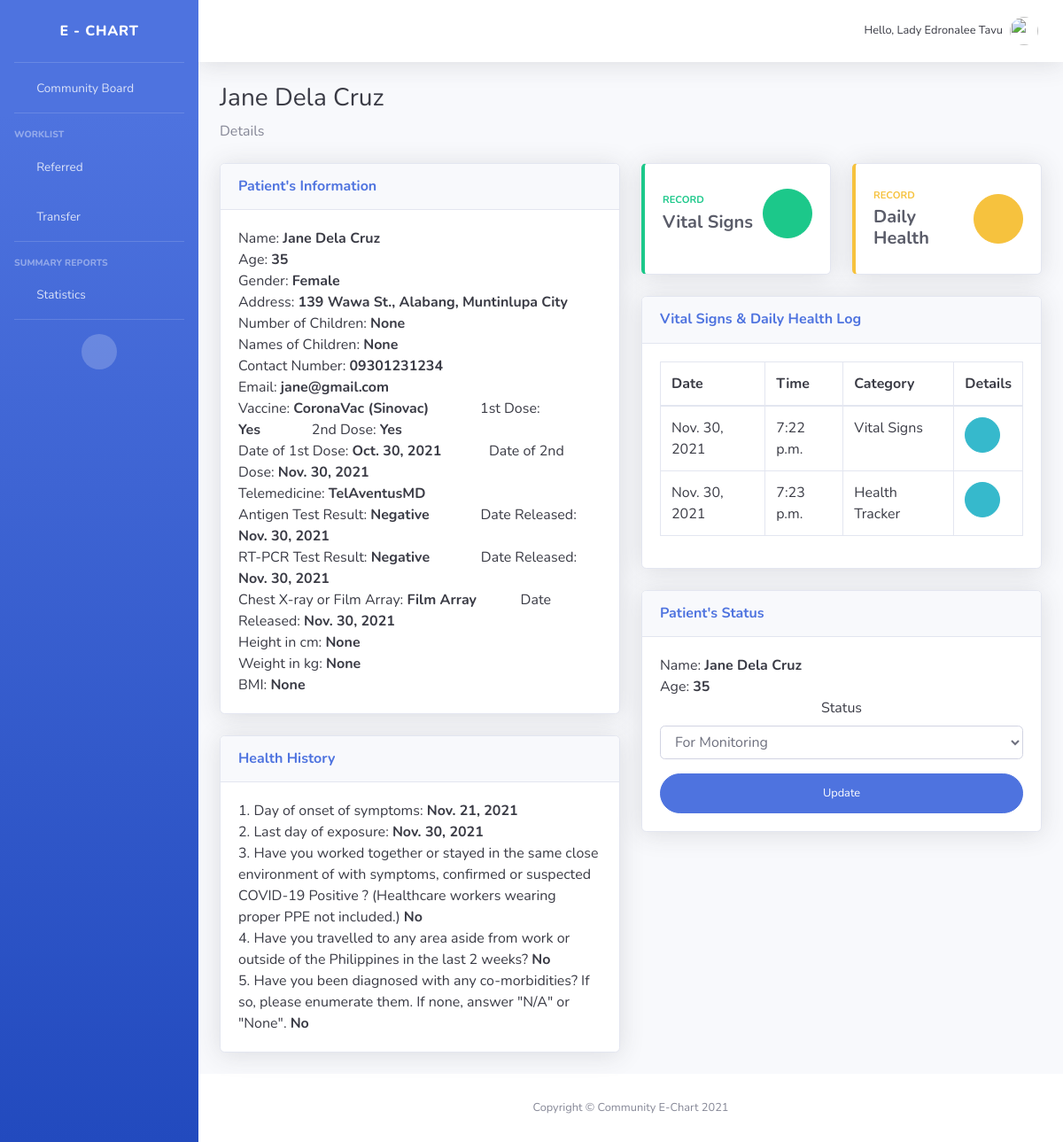
Page /patientinfo/1/ (signed in) on the earlier database version.
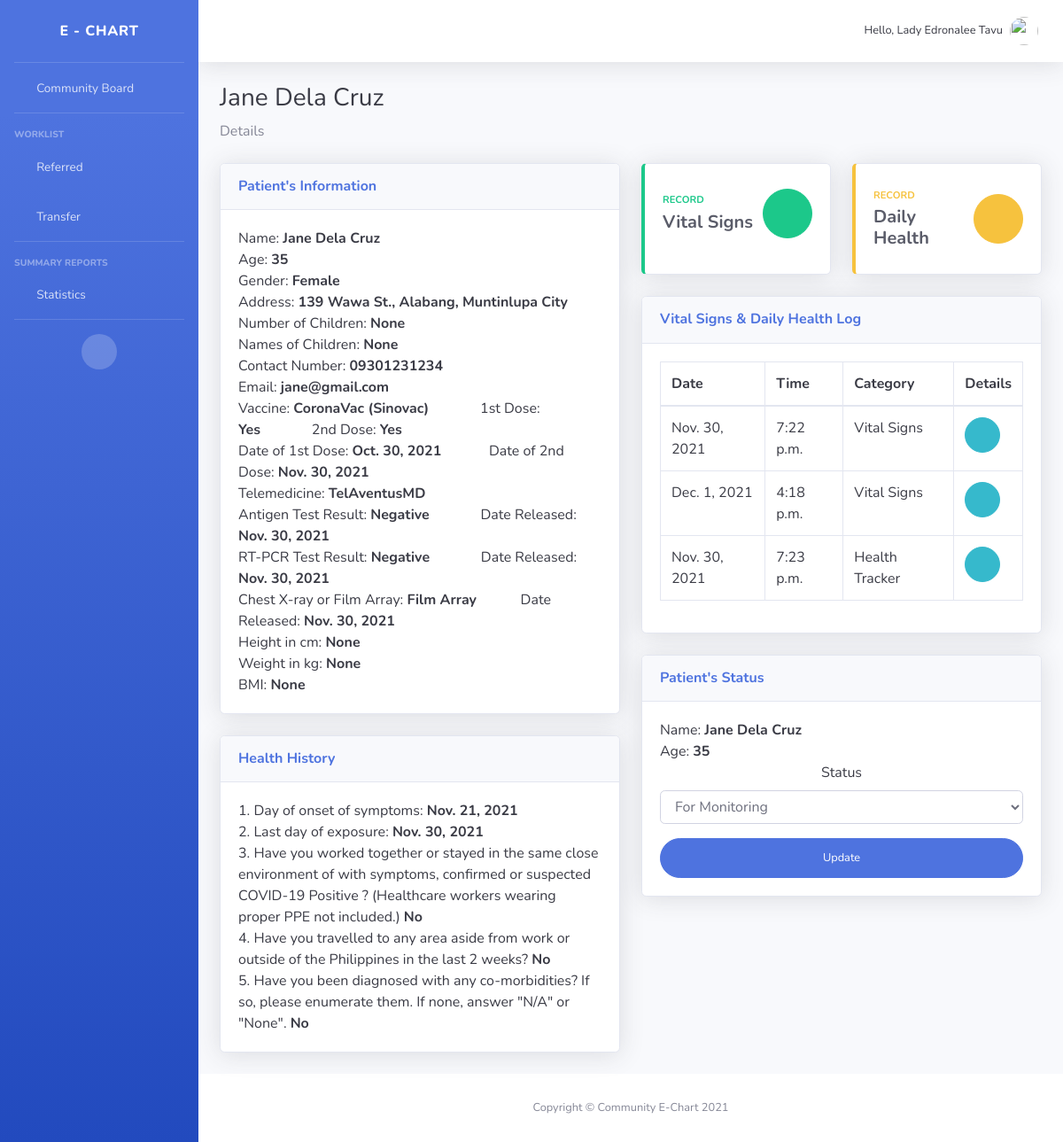
Same page on the later database version.
### chart/models.py (models this page shows)
class Vitalsign(models.Model):
    patient = models.ForeignKey(Patient, null=True, on_delete=models.SET_NULL)
    bloodpressure = models.CharField(max_length=200, null=True)
    heartrate = models.CharField(max_length=200, null=True)
    respiratoryrate = models.CharField(max_length=200, null=True)
    temperature = models.CharField(max_length=200, null=True)
    painscale = models.CharField(max_length=200, null=True)
    o2saturation = models.CharField(max_length=200, null=True)
    date_created = models.DateTimeField(auto_now_add=True, null=True)

class Healthtracker(models.Model):
    patient = models.ForeignKey(Patient, null=True, on_delete=models.SET_NULL)
    ASYMPTOMATIC = (
                    ('Yes', 'Yes'),
                    ('No', 'No'),
    )
    COUGH = (
                    ('Yes', 'Yes'),
                    ('No', 'No'),
    )
    GENERALWEAKNESS = (
                    ('Yes', 'Yes'),
                    ('No', 'No'),
    )
    FATIGUE = (
                    ('Yes', 'Yes'),
                    ('No', 'No'),
    )
    HEADACHE = (
                    ('Yes', 'Yes'),
                    ('No', 'No'),
    )
    BODYACHES = (
                    ('Yes', 'Yes'),
                    ('No', 'No'),
    )
    SORETHROAT = (
                    ('Yes', 'Yes'),
                    ('No', 'No'),
    )
    RUNNYNOSE = (
                    ('Yes', 'Yes'),
                    ('No', 'No'),
    )
    DYSPNEA = (
                    ('Yes', 'Yes'),
                    ('No', 'No'),
    )
    LOSSAPPETITE = (
                    ('Yes', 'Yes'),
                    ('No', 'No'),
    )
    NAUSEA = (
                    ('Yes', 'Yes'),
                    ('No', 'No'),
    )
    VOMITING = (
                    ('Yes', 'Yes'),
                    ('No', 'No'),
    )
    DIARRHEA= (
                    ('Yes', 'Yes'),
                    ('No', 'No'),
    )
    ALTEREDMENTALSTATE= (
                    ('Yes', 'Yes'),
                    ('No', 'No'),
    )
    LOSSSMELL= (
                    ('Yes', 'Yes'),
                    ('No', 'No'),
    )
    LOSSTASTE= (
                    ('Yes', 'Yes'),
                    ('No', 'No'),
    )
    asymptomatic = models.CharField(max_length=200, null=True, choices=ASYMPTOMATIC)
    fever = models.CharField(max_length=200, null=True)
    cough = models.CharField(max_length=200, null=True, choices=COUGH)
    generalweakness = models.CharField(max_length=200, null=True, choices=GENERALWEAKNESS)
    fatigue = models.CharField(max_length=200, null=True, choices=FATIGUE)
    headache = models.CharField(max_length=200, null=True, choices=HEADACHE)
    bodyaches = models.CharField(max_length=200, null=True, choices=BODYACHES)
    sorethroat = models.CharField(max_length=200, null=True, choices=SORETHROAT)
    runnynose = models.CharField(max_length=200, null=True, choices=RUNNYNOSE)
    dyspnea  = models.CharField(max_length=200, null=True, choices=DYSPNEA)
    lossappetite = models.CharField(max_length=200, null=True, choices=LOSSAPPETITE)
    nausea = models.CharField(max_length=200, null=True, choices=NAUSEA)
    vomiting = models.CharField(max_length=200, null=True, choices=VOMITING)
    diarrhea = models.CharField(max_length=200, null=True, choices=DIARRHEA)
    alteredmentalstate = models.CharField(max_length=200, null=True, choices=ALTEREDMENTALSTATE)
    losssmell = models.CharField(max_length=200, null=True, choices=LOSSSMELL)
    losstaste = models.CharField(max_length=200, null=True, choices=LOSSTASTE)
    others = models.CharField(max_length=200, null=True, blank=True)
    date_created = models.DateTimeField(auto_now_add=True, null=True)

### chart/views.py (the view)
# urls.py: path('patientinfo/<str:pk_test>/', views.patientinfo, name="patientinfo"),
@login_required(login_url='login')
def patientinfo(request, pk_test):
    patient = Patient.objects.get(id=pk_test)
    vitalsigns = patient.vitalsign_set.all()
    healthtracker = patient.healthtracker_set.all()
    if request.method == 'POST':
        form = PatientstatusForm(request.POST, instance=patient)
        if form.is_valid():
            form.save()
            return redirect('/communityboard/')
    else:
        form = PatientstatusForm(instance=patient)
    context = {'patient':patient, 'vitalsigns':vitalsigns, 'healthtracker':healthtracker, 'form':form}
    return render(request, 'chart/patientinfo.html', context)

### chart/forms.py
class PatientstatusForm(ModelForm):
    class Meta:
        model = Patient
        fields = ('status',)
        widgets = {
            'status': forms.Select(choices=Patient.STATUS, attrs={'class':'form-control'}),
        }

### account/models.py (called while the page is built)
    def getFullName(self):
        return str(self.firstname + " " + self.lastname).title()

    def is_Doctor(self):
        return self.groups.filter(name="Doctors").exists()

    def is_LGU(self):
        return self.groups.filter(name="LGU Employees").exists()

### chart/templates/chart/patientinfo.html (shortened to what the changed rows need)
{% extends 'chart/navbar.html' %}
{% load static %}
{% block content %}
                    <h1 class="h3 mb-2 text-gray-900">{{patient.name}}</h1>
                    <div class="row">
                        <div class="col-lg-6">
                            <div class="card shadow mb-4">
                                <div class="card-body">
                                    <div class="table-responsive">
                                        <table class="table table-bordered text-gray-900" id="dataTable" width="100%" cellspacing="0">
                                            <thead>
                                                <tr>
                                                    <th>Date</th>
                                                    <th>Time</th>
                                                    <th>Category</th>
                                                    <th>Details</th>
                                                </tr>
                                            </thead>
                                            <tbody>
                                                {% for vitalsign in vitalsigns %}
                                                    <tr>
                                                        <td>{{vitalsign.date_created.date}}</td>
                                                        <td>{{vitalsign.date_created.time}}</td>
                                                        <td>Vital Signs</td>
                                                        <td><a href="{% url 'vitalsigndetails' patient.id vitalsign.id %}" class="btn btn-info btn-circle"><i class="fas fa-info-circle"></i></a</td>
                                                    </tr>
                                                {% endfor %}
                                                {% for healthtrack in healthtracker %}
                                                <tr>
                                                    <td>{{healthtrack.date_created.date}}</td>
                                                    <td>{{healthtrack.date_created.time}}</td>
                                                    <td>Health Tracker</td>
                                                    <td><a href="{% url 'healthtrackerdetails' patient.id healthtrack.id %}" class="btn btn-info btn-circle"><i class="fas fa-info-circle"></i></a</td>
                                                </tr>
                                                {% endfor %}
                                            </tbody>
                                        </table>
                                    </div>
                                </div>
                            </div>
                        </div>
                    </div>
{% endblock content %}

Differences in the rows shown:
added Vitalsign: date_created "Dec. 1, 2021", date_created.time "4:18 p.m."
